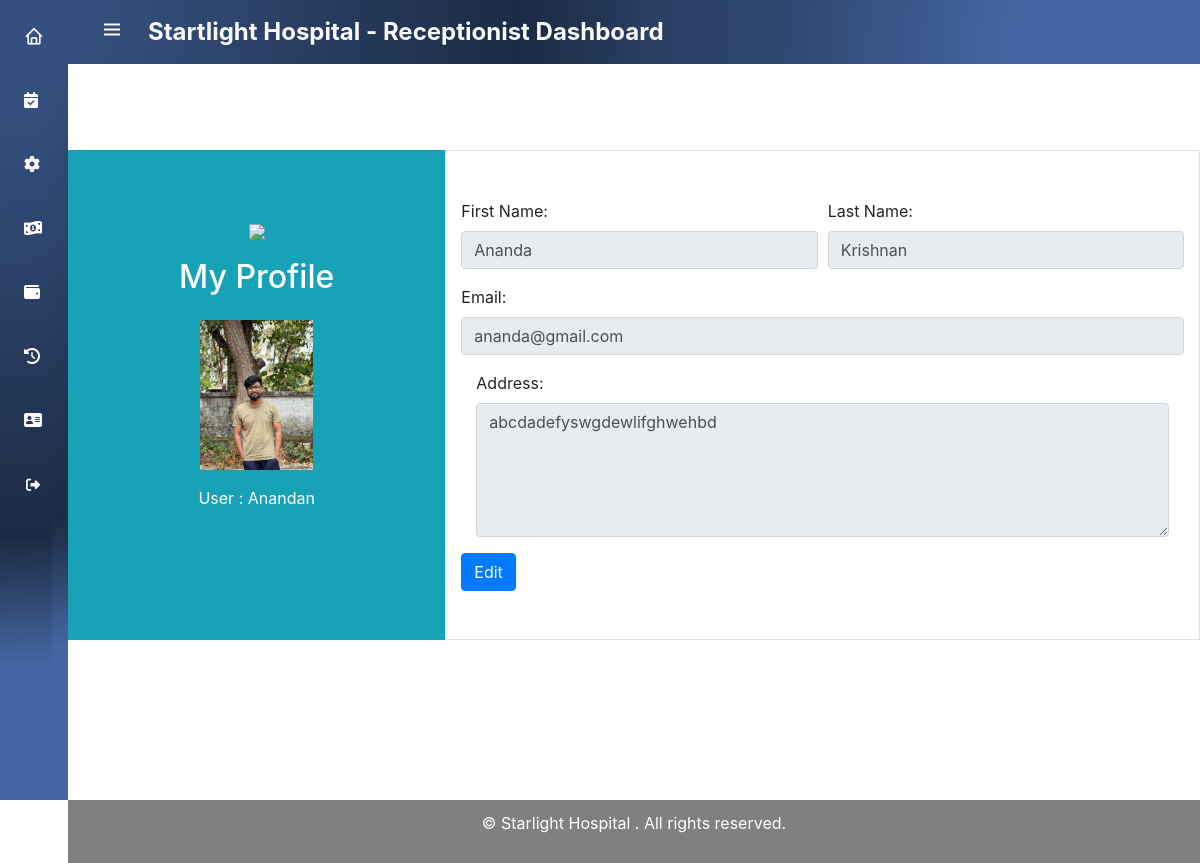
The page /hospital/receptionist/profile (signed in) on the database its author committed.
### hospital_app/models.py (models this page shows)
class Receptionist(models.Model):
    user_profile = models.OneToOneField(UserProfile, on_delete=models.CASCADE)
    address=models.CharField(max_length=22225,null=True)
    image=models.ImageField(upload_to='Image/',null=True)
    resume=models.FileField (upload_to='Resume/',null=True)

class UserProfile(models.Model):
    ROLE_CHOICES = [
        ('Doctor', 'Doctor'),
        ('Patient', 'Patient'),
        ('Receptionist', 'Receptionist'),
        ('Pharmacist', 'Pharmacist'),
    ]
    user = models.OneToOneField(User, on_delete=models.CASCADE)
    role = models.CharField(max_length=15, choices=ROLE_CHOICES)
    soft_deletion = models.BooleanField(default=False)

### hospital_app/views.py (the view)
# urls.py: path('hospital/receptionist/profile',views.receptionist_profile,name='receptionist_profile'),
@login_required(login_url='hospital_loginpage')
def receptionist_profile(request):
    user = request.user.id
    receptionist = Receptionist.objects.get(user_profile__user_id=user)
    return render(request,'receptionist/receptionist_profile.html',{'receptionist':receptionist})

### templates/receptionist/receptionist_profile.html (shortened to what this page needs)
{% extends 'receptionist/receptionist_navbar.html' %}
{% block content %}
{% load static %}
<link href="https://cdn.jsdelivr.net/npm/bootstrap@4.6.2/dist/css/bootstrap.min.css" rel="stylesheet">
<body >
    <div class="container " style="min-height: 100vh;padding-top: 150px;">
        <div class="row ">
            <div class="col-md-4 py-5 bg-info text-white text-center ">
                <div class=" ">
                    <div class="card-body">
                        <img src="http://www.ansonika.com/mavia/img/registration_bg.svg" style="width:30%">
                        <h2 class="py-3">My Profile</h2>
                        <img src="{{ receptionist.image.url }}" class="img-fluid mb-3" alt="Profile Picture" style="width: 150px; height: 150px;object-fit: contain;">
                        <p>User : {{ receptionist.user_profile.user.username }}</p>
                    </div>
                </div>
            </div>
<div class="col-md-8 py-5 border">
    <form method="post">
        <div class="form-row">
            <div class="form-group col-md-6">
                <label for="name">First Name:</label><br>
        <input type="text"  name="fname" value="{{ receptionist.user_profile.user.first_name }}" class="form-control form-control-fluid"  readonly>
        </div>
        <div class="form-group col-md-6">
            <label for="mobile_number">Last Name:</label><br>
        <input type="text"  name="lname" value="{{ receptionist.user_profile.user.last_name }}"  class="form-control form-control-fluid"  readonly>
        </div>
        </div>
        <div class="form-row">
            <div class="form-group col-md-12">
                <label for="email">Email:</label><br>
                <input type="email"  name="email" class="form-control form-control-fluid" value="{{ receptionist.user_profile.user.email }}" readonly>
                </div>
        </div>
        <div class="form-group col-md-12">
            <label for="address">Address:</label><br>
            <textarea id="address" name="address" cols="40" rows="5"  value="" class="form-control" readonly>{{ receptionist.address }}</textarea>
  </div>
  <button type="button"  class="btn btn-primary btn-center" data-bs-toggle="modal" data-bs-target="#updateProfileModal">Edit</button>
    </form>
    </div>
    </div>
    </div>
</body>
  {% endblock %}

### templates/receptionist/receptionist_navbar.html (style rules this page uses)
:root { --header-height: 3rem;--nav-width: 68px;--first-color: white;--first-color-light: #fafafa; --white-color: #F7F6FB;--body-font: 'Nunito', sans-serif;--normal-font-size: 1rem;--z-fixed: 100 }
body { position: relative; margin: var(--header-height) 0 0 0; padding: 0 ; font-family: var(--body-font); font-size: var(--normal-font-size); transition: .5s }
@media screen and (min-width: 768px) { body { margin: calc(var(--header-height) + 1rem) 0 0 0; padding-left: calc(var(--nav-width) ) } }

### rows shown on the page
Receptionist: image (picture), user_profile.user.username "Anandan", fname "Ananda", lname "Krishnan", email "ananda@gmail.com", address "abcdadefyswgdewlifghwehbd"
